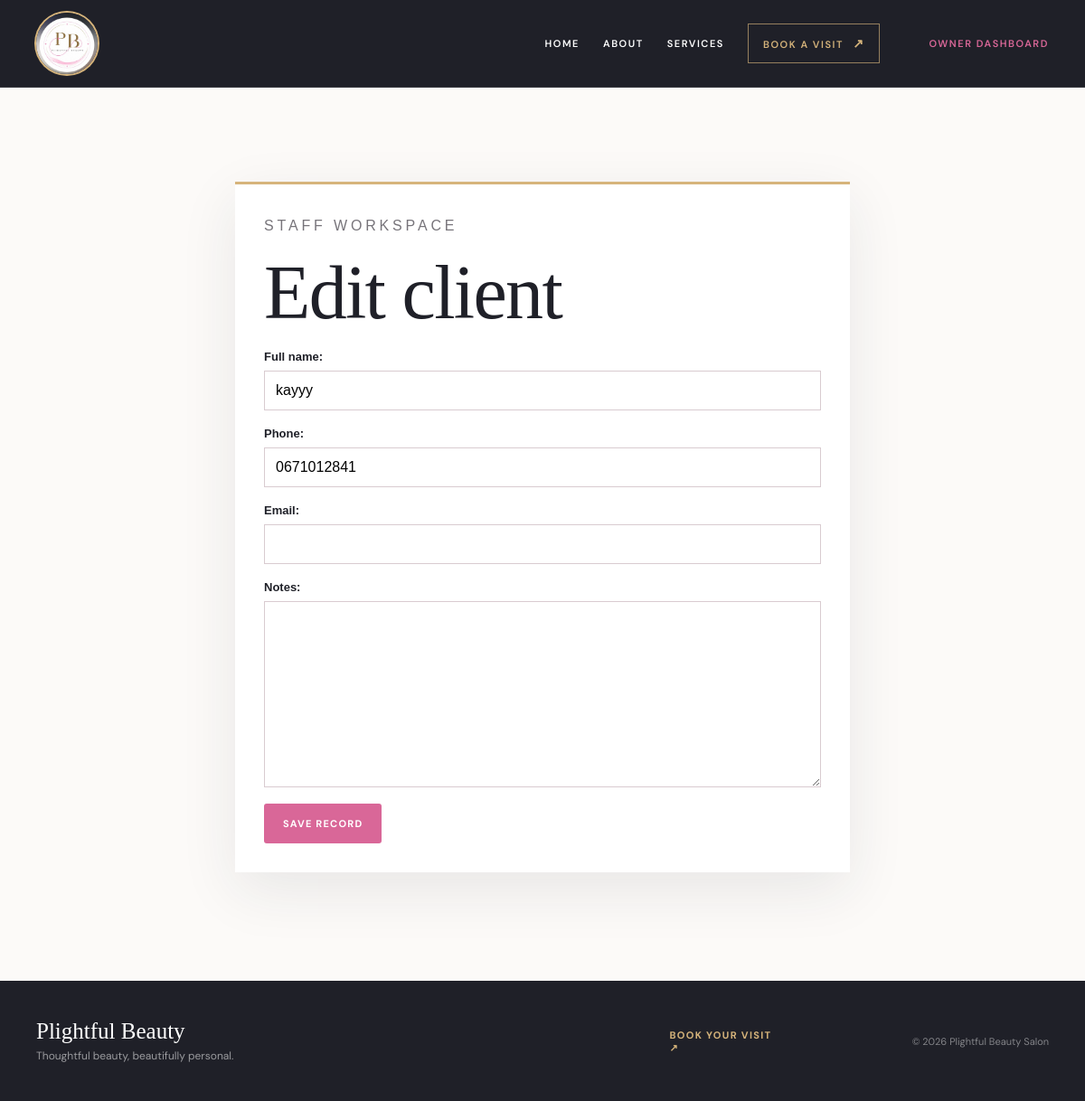
The page /owner/clients/1/edit/ on the database as committed earlier.
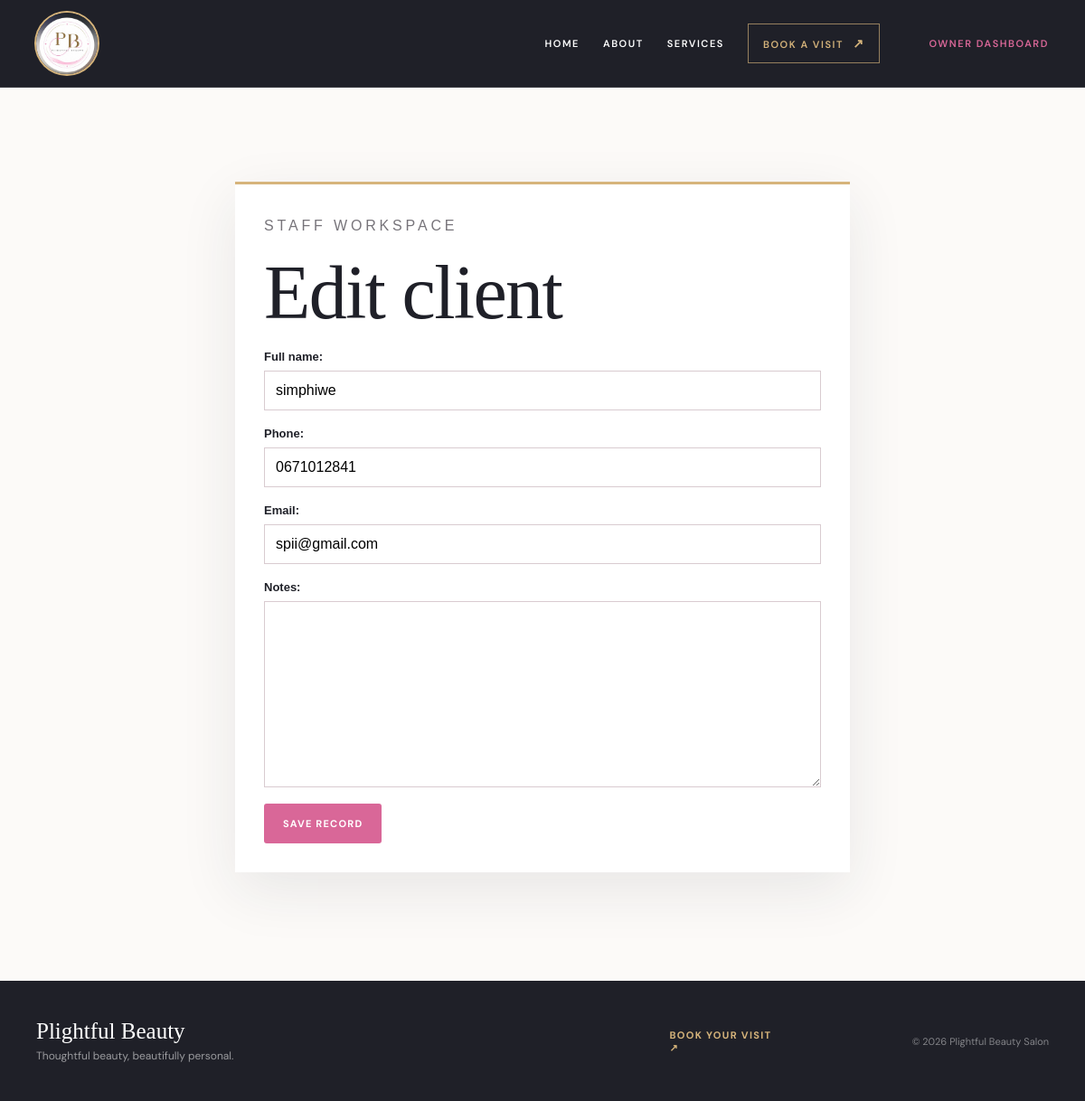
The same page on the database as committed later.
### core/models.py (models this page shows, shortened)
class Client(models.Model):
    user = models.OneToOneField(settings.AUTH_USER_MODEL, on_delete=models.SET_NULL, null=True, blank=True, related_name='client_profile')
    full_name = models.CharField(max_length=150)
    phone = models.CharField(max_length=30)
    email = models.EmailField(blank=True)
    registered_at = models.DateTimeField(auto_now_add=True)
    notes = models.TextField(blank=True)

### core/views.py (the view)
    def wrapped(request, *args, **kwargs):
        profile = getattr(request.user, 'profile', None)
        if request.user.is_authenticated and not (profile and profile.role == Profile.OWNER):
            raise PermissionDenied
        return view_func(request, *args, **kwargs)

### core/forms.py
class ClientManageForm(forms.ModelForm):
    class Meta:
        model = Client
        fields = ['full_name', 'phone', 'email', 'notes']

### core/views.py (called while the page is built)
def owner_required(view_func):
    def wrapped(request, *args, **kwargs):
        profile = getattr(request.user, 'profile', None)
        if request.user.is_authenticated and not (profile and profile.role == Profile.OWNER):
            raise PermissionDenied
        return view_func(request, *args, **kwargs)
    return wrapped

@owner_required
def client_edit(request, pk=None):
    client = get_object_or_404(Client, pk=pk) if pk else None
    form = ClientManageForm(request.POST or None, instance=client)
    if request.method == 'POST' and form.is_valid():
        client = form.save(); messages.success(request, 'Client saved.'); return redirect('client_detail', pk=client.pk)
    return render(request, 'core/form.html', {'form': form, 'title': 'Edit client' if client else 'Add client'})

### templates/core/form.html (shortened to what this page needs)
{% extends 'core/base.html' %}{% block content %}<section class="page-section"><div class="form-shell"><p class="eyebrow">STAFF WORKSPACE</p><h1>{{ title }}</h1><form method="post">{{ form.as_p }}<button class="btn-primary" type="submit">Save record</button></form></div></section>{% endblock %}

Rows that differ between the two databases and show on the page:
changed Client: full_name "kayyy" → "simphiwe"; email (not shown) → "spii@gmail.com"
